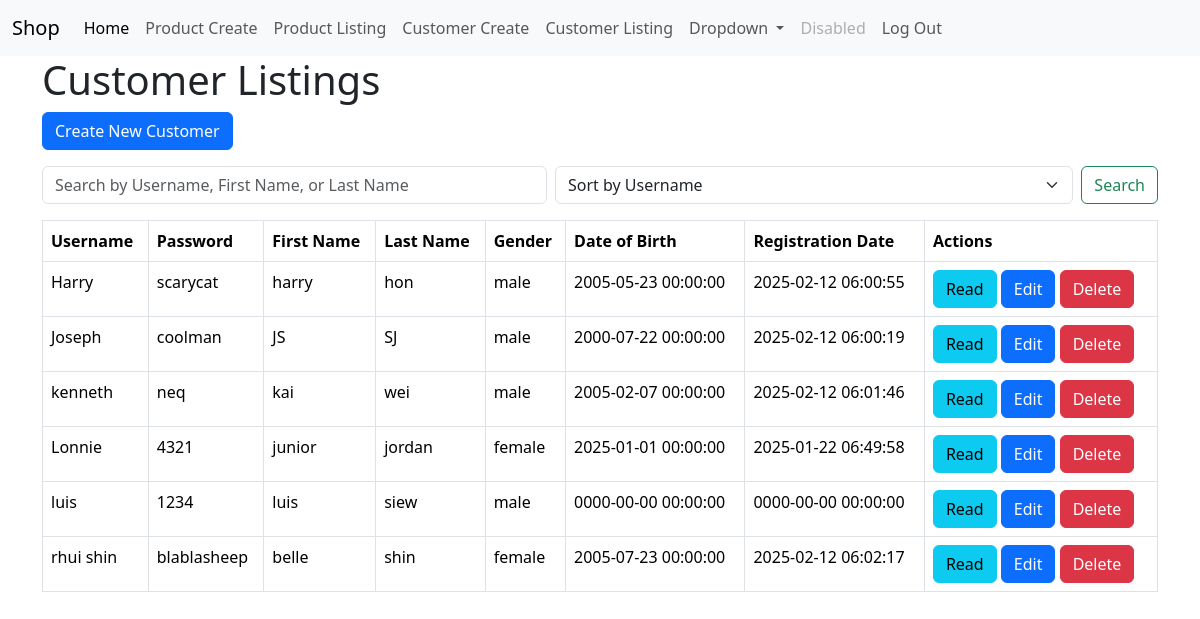
Screenshot of /customer_listing.php (signed in) with the database file from the repository.
### tables this page shows
CREATE TABLE IF NOT EXISTS `customer` (
  `username` varchar(128) NOT NULL,
  `first_name` varchar(50) NOT NULL,
  `last_name` varchar(50) NOT NULL,
  `gender` varchar(50) DEFAULT NULL,
  `password` varchar(50) NOT NULL,
  `dateofbirth` datetime NOT NULL,
  `registration_date` timestamp NOT NULL DEFAULT CURRENT_TIMESTAMP,
  `stat` tinyint(1) NOT NULL DEFAULT '1',
  PRIMARY KEY (`username`) USING BTREE
);

### customer_listing.php (the view, shortened to what this page needs)
<!DOCTYPE HTML>
<html>
<?php
include 'menu.php';
include 'config/database.php';
?>
<head>
    <link href="https://cdn.jsdelivr.net/npm/bootstrap@5.3.3/dist/css/bootstrap.min.css" rel="stylesheet">
</head>
<body>
    <div class="container">
        <div class="page-header">
            <h1>Customer Listings</h1>
        </div>
        <a href='customer_create.php' class='btn btn-primary m-b-1em'>Create New Customer</a>
        <form action="" class="d-flex my-3" method="get">
            <input class="form-control me-2" type="text" placeholder="Search by Username, First Name, or Last Name"
                name="search" value="<?= isset($_GET['search']) ? htmlspecialchars($_GET['search']) : '' ?>">
            <select class="form-select me-2" name="sort_by">
                <option value="username" <?= (isset($_GET['sort_by']) && $_GET['sort_by'] == 'username') ? 'selected' : '' ?>>Sort by Username</option>
            </select>
            <button class="btn btn-outline-success" type="submit">Search</button>
        </form>
        <?php
        $query = "SELECT username, password, first_name, last_name, gender, dateofbirth, registration_date, stat FROM customer WHERE 1";
        $sortBy = isset($_GET['sort_by']) ? $_GET['sort_by'] : 'username';
        $query .= " ORDER BY $sortBy ASC";
        $stmt = $con->prepare($query);
        $stmt->execute();
        $num = $stmt->rowCount();
        ?>
        <?php if ($num > 0): ?>
            <table class='table table-hover table-responsive table-bordered'>
                <tr>
                    <th>Username</th>
                    <th>Password</th>
                    <th>First Name</th>
                    <th>Last Name</th>
                    <th>Gender</th>
                    <th>Date of Birth</th>
                    <th>Registration Date</th>
                    <th>Actions</th>
                </tr>
                <?php while ($row = $stmt->fetch(PDO::FETCH_ASSOC)): ?>
                    <tr>
                        <td><?= htmlspecialchars($row['username']) ?></td>
                        <td><?= htmlspecialchars($row['password']) ?></td>
                        <td><?= htmlspecialchars($row['first_name']) ?></td>
                        <td><?= htmlspecialchars($row['last_name']) ?></td>
                        <td><?= htmlspecialchars($row['gender']) ?></td>
                        <td><?= htmlspecialchars($row['dateofbirth']) ?></td>
                        <td><?= htmlspecialchars($row['registration_date']) ?></td>
                        <td>
                            <a href='read_one.php?id=<?= $row['username'] ?>' class='btn btn-info'>Read</a>
                            <a href='customer_update.php?username=<?= $row['username'] ?>' class='btn btn-primary'>Edit</a>
                            <a href='#' onclick='delete_customer("<?= $row['username'] ?>");' class='btn btn-danger'>Delete</a>
                        </td>
                    </tr>
                <?php endwhile; ?>
            </table>
        <?php else: ?>
            <div class='alert alert-danger'>No customers found.</div>
        <?php endif; ?>
    </div>
</body>
</html>

### rows the page displays
customer: username "Harry", password "scarycat", first_name "harry", last_name "hon", gender "male", dateofbirth "2005-05-23 00:00:00", registration_date "2025-02-12 06:00:55"
customer: username "Joseph", password "coolman", first_name "JS", last_name "SJ", gender "male", dateofbirth "2000-07-22 00:00:00", registration_date "2025-02-12 06:00:19"
customer: username "kenneth", password "neq", first_name "kai", last_name "wei", gender "male", dateofbirth "2005-02-07 00:00:00", registration_date "2025-02-12 06:01:46"
customer: username "Lonnie", password "4321", first_name "junior", last_name "jordan", gender "female", dateofbirth "2025-01-01 00:00:00", registration_date "2025-01-22 06:49:58"
customer: username "luis", password "1234", first_name "luis", last_name "siew", gender "male", dateofbirth "0000-00-00 00:00:00", registration_date "0000-00-00 00:00:00"
customer: username "rhui shin", password "blablasheep", first_name "belle", last_name "shin", gender "female", dateofbirth "2005-07-23 00:00:00", registration_date "2025-02-12 06:02:17"
